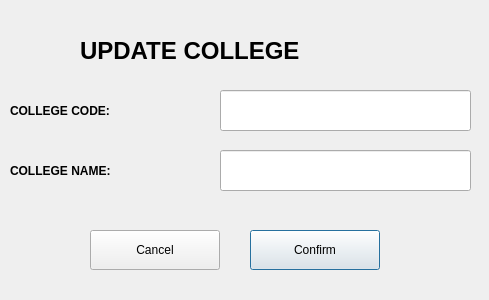
<?xml version="1.0" encoding="UTF-8"?>
<ui version="4.0">
 <class>Dialog</class>
 <widget class="QDialog" name="Dialog">
  <property name="geometry">
   <rect>
    <x>0</x>
    <y>0</y>
    <width>489</width>
    <height>300</height>
   </rect>
  </property>
  <property name="windowTitle">
   <string>Update College</string>
  </property>
  <widget class="QLabel" name="label">
   <property name="geometry">
    <rect>
     <x>80</x>
     <y>20</y>
     <width>341</width>
     <height>61</height>
    </rect>
   </property>
   <property name="font">
    <font>
     <pointsize>18</pointsize>
     <weight>75</weight>
     <bold>true</bold>
    </font>
   </property>
   <property name="text">
    <string>UPDATE COLLEGE</string>
   </property>
  </widget>
  <widget class="QLabel" name="label_2">
   <property name="geometry">
    <rect>
     <x>10</x>
     <y>90</y>
     <width>191</width>
     <height>41</height>
    </rect>
   </property>
   <property name="font">
    <font>
     <weight>75</weight>
     <bold>true</bold>
    </font>
   </property>
   <property name="text">
    <string>COLLEGE CODE:</string>
   </property>
  </widget>
  <widget class="QLabel" name="label_3">
   <property name="geometry">
    <rect>
     <x>10</x>
     <y>150</y>
     <width>201</width>
     <height>41</height>
    </rect>
   </property>
   <property name="font">
    <font>
     <weight>75</weight>
     <bold>true</bold>
    </font>
   </property>
   <property name="text">
    <string>COLLEGE NAME:</string>
   </property>
  </widget>
  <widget class="QLineEdit" name="collegeCodeEdit">
   <property name="geometry">
    <rect>
     <x>220</x>
     <y>90</y>
     <width>251</width>
     <height>41</height>
    </rect>
   </property>
  </widget>
  <widget class="QLineEdit" name="collegeNameEdit">
   <property name="geometry">
    <rect>
     <x>220</x>
     <y>150</y>
     <width>251</width>
     <height>41</height>
    </rect>
   </property>
  </widget>
  <widget class="QPushButton" name="confirmButton">
   <property name="geometry">
    <rect>
     <x>250</x>
     <y>230</y>
     <width>130</width>
     <height>40</height>
    </rect>
   </property>
   <property name="text">
    <string>Confirm</string>
   </property>
  </widget>
  <widget class="QPushButton" name="cancelButton">
   <property name="geometry">
    <rect>
     <x>90</x>
     <y>230</y>
     <width>130</width>
     <height>40</height>
    </rect>
   </property>
   <property name="text">
    <string>Cancel</string>
   </property>
  </widget>
 </widget>
 <resources/>
 <connections/>
</ui>
